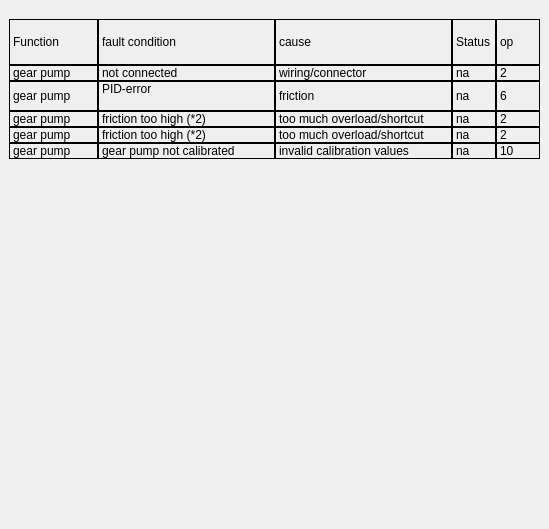
       <widget class="QWidget" name="pg_pump">
        <widget class="QWidget" name="verticalLayoutWidget">
         <property name="geometry">
          <rect>
           <x>9</x>
           <y>19</y>
           <width>531</width>
           <height>501</height>
          </rect>
         </property>
         <layout class="QVBoxLayout" name="verticalLayout" stretch="1,10">
          <property name="spacing">
           <number>0</number>
          </property>
          <item>
           <layout class="QHBoxLayout" name="horizontalLayout_2" stretch="2,4,4,1,1">
            <property name="spacing">
             <number>0</number>
            </property>
            <item>
             <widget class="QLabel" name="label">
              <property name="autoFillBackground">
               <bool>false</bool>
              </property>
              <property name="frameShape">
               <enum>QFrame::Panel</enum>
              </property>
              <property name="text">
               <string>Function</string>
              </property>
             </widget>
            </item>
            <item>
             <widget class="QLabel" name="label_2">
              <property name="frameShape">
               <enum>QFrame::Panel</enum>
              </property>
              <property name="text">
               <string>fault condition</string>
              </property>
             </widget>
            </item>
            <item>
             <widget class="QLabel" name="label_3">
              <property name="frameShape">
               <enum>QFrame::Panel</enum>
              </property>
              <property name="text">
               <string>cause</string>
              </property>
             </widget>
            </item>
            <item>
             <widget class="QLabel" name="label_4">
              <property name="frameShape">
               <enum>QFrame::Panel</enum>
              </property>
              <property name="text">
               <string>Status</string>
              </property>
             </widget>
            </item>
            <item>
             <widget class="QLabel" name="label_5">
              <property name="frameShape">
               <enum>QFrame::Panel</enum>
              </property>
              <property name="text">
               <string>op</string>
              </property>
             </widget>
            </item>
           </layout>
          </item>
          <item>
           <layout class="QGridLayout" name="gridLayout" columnstretch="2,4,4,1,1">
            <property name="spacing">
             <number>0</number>
            </property>
            <item row="4" column="2">
             <widget class="QLabel" name="label_247">
              <property name="frameShape">
               <enum>QFrame::Panel</enum>
              </property>
              <property name="text">
               <string>invalid calibration values</string>
              </property>
             </widget>
            </item>
            <item row="4" column="3">
             <widget class="QLabel" name="lb_bit_4">
              <property name="frameShape">
               <enum>QFrame::Panel</enum>
              </property>
              <property name="text">
               <string>na</string>
              </property>
             </widget>
            </item>
            <item row="4" column="0">
             <widget class="QLabel" name="label_245">
              <property name="frameShape">
               <enum>QFrame::Panel</enum>
              </property>
              <property name="text">
               <string>gear pump</string>
              </property>
             </widget>
            </item>
            <item row="4" column="1">
             <widget class="QLabel" name="label_246">
              <property name="frameShape">
               <enum>QFrame::Panel</enum>
              </property>
              <property name="text">
               <string>gear pump not calibrated</string>
              </property>
             </widget>
            </item>
            <item row="1" column="1">
             <widget class="QLabel" name="label_239">
              <property name="frameShape">
               <enum>QFrame::Panel</enum>
              </property>
              <property name="text">
               <string>PID-error
</string>
              </property>
             </widget>
            </item>
            <item row="3" column="1">
             <widget class="QLabel" name="label_241">
              <property name="frameShape">
               <enum>QFrame::Panel</enum>
              </property>
              <property name="text">
               <string>friction too high (*2)</string>
              </property>
             </widget>
            </item>
            <item row="1" column="2">
             <widget class="QLabel" name="label_242">
              <property name="frameShape">
               <enum>QFrame::Panel</enum>
              </property>
              <property name="text">
               <string>friction</string>
              </property>
             </widget>
            </item>
            <item row="1" column="0">
             <widget class="QLabel" name="label_7">
              <property name="frameShape">
               <enum>QFrame::Panel</enum>
              </property>
              <property name="text">
               <string>gear pump</string>
              </property>
             </widget>
            </item>
            <item row="2" column="1">
             <widget class="QLabel" name="label_240">
              <property name="frameShape">
               <enum>QFrame::Panel</enum>
              </property>
              <property name="text">
               <string>friction too high (*2)</string>
              </property>
             </widget>
            </item>
            <item row="3" column="4">
             <widget class="QLabel" name="label_16">
              <property name="frameShape">
               <enum>QFrame::Panel</enum>
              </property>
              <property name="text">
               <string>2</string>
              </property>
             </widget>
            </item>
            <item row="2" column="4">
             <widget class="QLabel" name="label_15">
              <property name="frameShape">
               <enum>QFrame::Panel</enum>
              </property>
              <property name="text">
               <string>2</string>
              </property>
             </widget>
            </item>
            <item row="1" column="4">
             <widget class="QLabel" name="label_14">
              <property name="frameShape">
               <enum>QFrame::Panel</enum>
              </property>
              <property name="text">
               <string>6</string>
              </property>
             </widget>
            </item>
            <item row="4" column="4">
             <widget class="QLabel" name="label_27">
              <property name="frameShape">
               <enum>QFrame::Panel</enum>
              </property>
              <property name="text">
               <string>10</string>
              </property>
             </widget>
            </item>
            <item row="0" column="4">
             <widget class="QLabel" name="label_13">
              <property name="frameShape">
               <enum>QFrame::Panel</enum>
              </property>
              <property name="text">
               <string>2</string>
              </property>
             </widget>
            </item>
            <item row="0" column="3">
             <widget class="QLabel" name="lb_bit_0">
              <property name="frameShape">
               <enum>QFrame::Panel</enum>
              </property>
              <property name="text">
               <string>na</string>
              </property>
             </widget>
            </item>
            <item row="0" column="2">
             <widget class="QLabel" name="label_11">
              <property name="frameShape">
               <enum>QFrame::Panel</enum>
              </property>
              <property name="text">
               <string>wiring/connector</string>
              </property>
             </widget>
            </item>
            <item row="2" column="0">
             <widget class="QLabel" name="label_8">
              <property name="frameShape">
               <enum>QFrame::Panel</enum>
              </property>
              <property name="text">
               <string>gear pump</string>
              </property>
             </widget>
            </item>
            <item row="0" column="1">
             <widget class="QLabel" name="label_10">
              <property name="frameShape">
               <enum>QFrame::Panel</enum>
              </property>
              <property name="text">
               <string>not connected</string>
              </property>
             </widget>
            </item>
            <item row="0" column="0">
             <widget class="QLabel" name="label_6">
              <property name="frameShape">
               <enum>QFrame::Panel</enum>
              </property>
              <property name="text">
               <string>gear pump</string>
              </property>
             </widget>
            </item>
            <item row="1" column="3">
             <widget class="QLabel" name="lb_bit_1">
              <property name="frameShape">
               <enum>QFrame::Panel</enum>
              </property>
              <property name="text">
               <string>na</string>
              </property>
             </widget>
            </item>
            <item row="3" column="0">
             <widget class="QLabel" name="label_9">
              <property name="frameShape">
               <enum>QFrame::Panel</enum>
              </property>
              <property name="text">
               <string>gear pump</string>
              </property>
             </widget>
            </item>
            <item row="3" column="3">
             <widget class="QLabel" name="lb_bit_3">
              <property name="frameShape">
               <enum>QFrame::Panel</enum>
              </property>
              <property name="text">
               <string>na</string>
              </property>
             </widget>
            </item>
            <item row="2" column="3">
             <widget class="QLabel" name="lb_bit_2">
              <property name="frameShape">
               <enum>QFrame::Panel</enum>
              </property>
              <property name="text">
               <string>na</string>
              </property>
             </widget>
            </item>
            <item row="3" column="2">
             <widget class="QLabel" name="label_244">
              <property name="frameShape">
               <enum>QFrame::Panel</enum>
              </property>
              <property name="text">
               <string>too much overload/shortcut</string>
              </property>
             </widget>
            </item>
            <item row="2" column="2">
             <widget class="QLabel" name="label_243">
              <property name="frameShape">
               <enum>QFrame::Panel</enum>
              </property>
              <property name="text">
               <string>too much overload/shortcut</string>
              </property>
             </widget>
            </item>
            <item row="5" column="0">
             <spacer name="verticalSpacer_2">
              <property name="orientation">
               <enum>Qt::Vertical</enum>
              </property>
              <property name="sizeHint" stdset="0">
               <size>
                <width>20</width>
                <height>40</height>
               </size>
              </property>
             </spacer>
            </item>
           </layout>
          </item>
         </layout>
        </widget>
       </widget>
